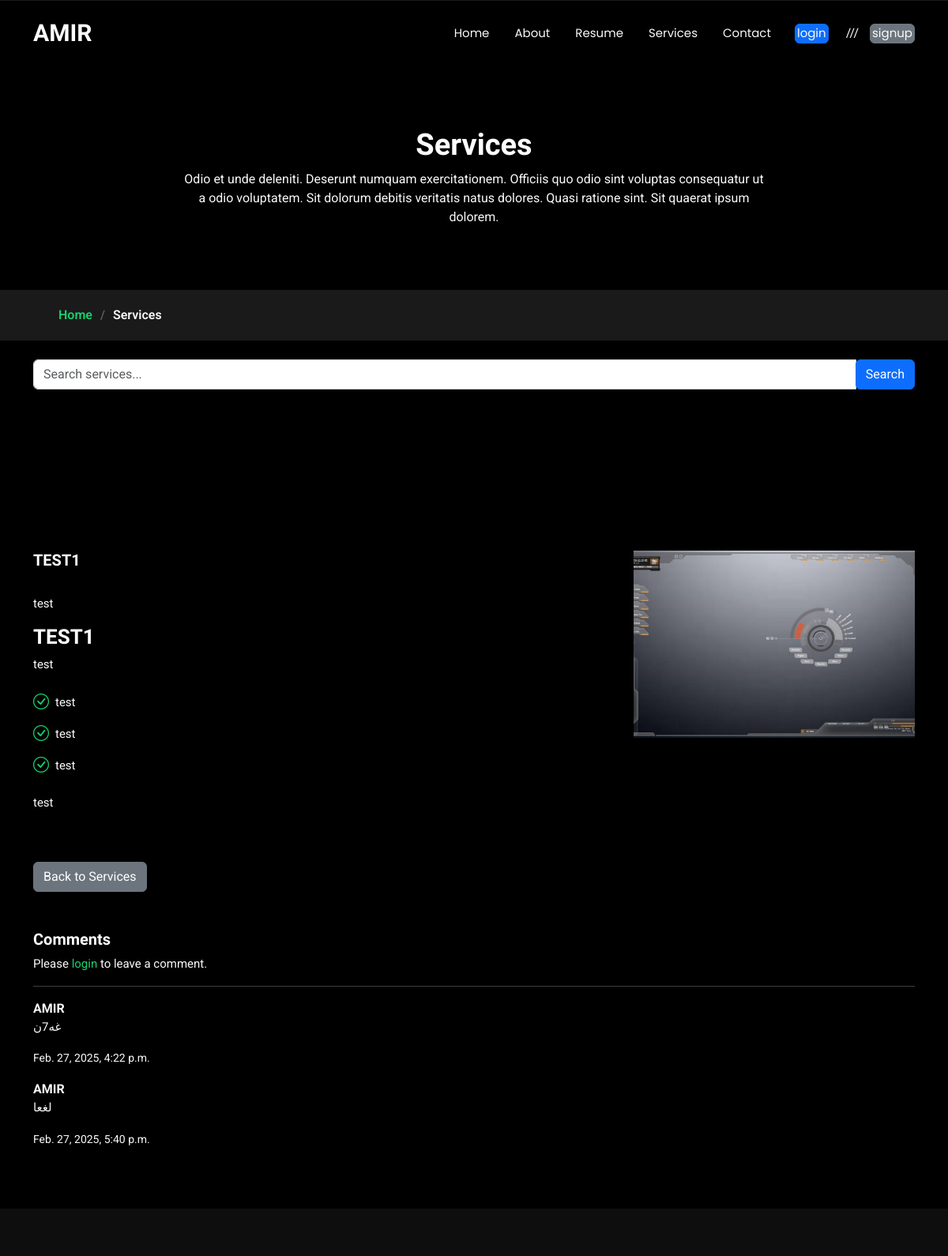
The page /service_details/7/ on the database as committed earlier.
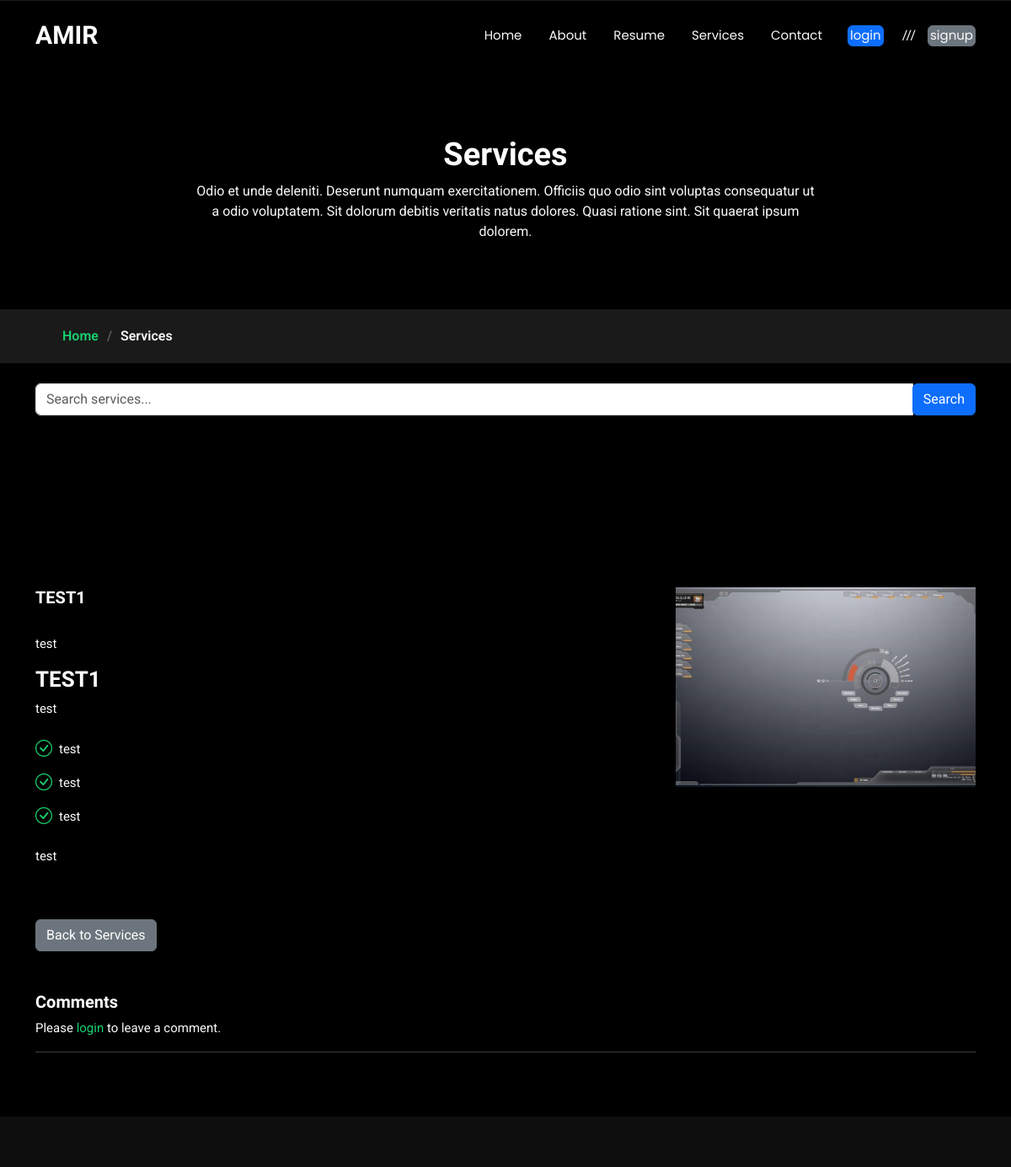
The same page on the database as committed later.
### root/models.py (models this page shows, shortened)
class Service(models.Model):
    name = models.CharField(max_length=100)
    scheduled = models.DateTimeField(default=timezone.now)
    content = models.TextField(default="test")
    name_servise = models.CharField(max_length=100, default="Default Service")
    about_content = models.TextField(default="test")
    image = models.ImageField(upload_to='services', default='services/default0.jpg')
    Edelectus_content_name = models.TextField(default="test")
    Edelectus_content_Description = models.TextField(default="test")
    Temporibus_content_name = models.TextField(default="test")
    Temporibus_content_Description = models.TextField(default="test")
    Feature_content = models.TextField(default="test")
    Description_content_name = models.TextField(default="test")
    Description_content_Description = models.TextField(default="test")
    status = models.BooleanField(default=False)
    created_at = models.DateTimeField(auto_now_add=True)
    updated_at = models.DateTimeField(auto_now=True)
    class Meta:
        ordering = ('created_at',)

class ServiceComment(models.Model):
    service = models.ForeignKey(Service, on_delete=models.CASCADE, related_name='comments')
    user = models.ForeignKey(User, on_delete=models.CASCADE)
    comment = models.TextField()
    created_at = models.DateTimeField(auto_now_add=True)

### root/views.py (the view)
# urls.py: path('service_details/', service_details, name='service_details'),
def service_details(request, service_id):
    service = get_object_or_404(Service, id=service_id)
    comments = ServiceComment.objects.filter(service=service)
    if request.method == 'POST' and request.user.is_authenticated:
        if 'delete_comment' in request.POST:
            comment_id = request.POST.get('comment_id')
            comment = get_object_or_404(ServiceComment, id=comment_id, user=request.user)
            comment.delete()
            return redirect('root:service_details', service_id=service.id)
        elif 'edit_comment' in request.POST:
            comment_id = request.POST.get('comment_id')
            comment = get_object_or_404(ServiceComment, id=comment_id, user=request.user)
            form = EditCommentForm(request.POST, instance=comment)
            if form.is_valid():
                form.save()
                return redirect('root:service_details', service_id=service.id)
        else:
            form = ServiceCommentForm(request.POST)
            if form.is_valid():
                comment = form.save(commit=False)
                comment.service = service
                comment.user = request.user
                comment.save()
                return redirect('root:service_details', service_id=service.id)
    else:
        form = ServiceCommentForm()
    return render(request, 'root/services.html', {
        'service': service,
        'comments': comments,
        'form': form,
    })

### root/forms.py
class ServiceCommentForm(forms.ModelForm):
    class Meta:
        model = ServiceComment
        fields = ['comment']
        widgets = {
            'comment': forms.Textarea(attrs={'class': 'form-control', 'placeholder': 'Your comment...'}),
        }

### templates/root/services.html (shortened to what this page needs)
{% extends "base.html" %}
{% load static %}
{% block 'content' %}<!DOCTYPE html>
  <main class="main">
    <div class="page-title" data-aos="fade">
      <div class="heading">
        <div class="container">
          <div class="row d-flex justify-content-center text-center">
            <div class="col-lg-8">
              <h1>Services</h1>
              <p class="mb-0">Odio et unde deleniti. Deserunt numquam exercitationem. Officiis quo odio sint voluptas consequatur ut a odio voluptatem. Sit dolorum debitis veritatis natus dolores. Quasi ratione sint. Sit quaerat ipsum dolorem.</p>
            </div>
          </div>
        </div>
      </div>
      <nav class="breadcrumbs">
        <div class="container">
          <ol>
            <li><a href="{% url 'root:home' %}">Home</a></li>
            <li class="current">Services</li>
          </ol>
        </div>
      </nav>
    </div>
    <div class="search-bar container my-4">
      <form method="GET">
        <div class="input-group">
          <input type="text" name="q" class="form-control" placeholder="Search services..." aria-label="Search services" value="{{ request.GET.q|default_if_none:'' }}">
          <div class="input-group-append">
            <button class="btn btn-primary" type="submit">Search</button>
          </div>
        </div>
      </form>
    </div>
    <section id="services" class="services section">
    </section>
    {% if service %}
    <section id="service-details" class="service-details section">
      <div class="container">
        <div class="row gy-4">
          <div class="col-lg-8" data-aos="fade-up" data-aos-delay="100">
            <div class="d-flex justify-content-between align-items-center mb-4">
              <h4 id="service-title">{{ service.name }}</h4>
            </div>
            <p id="service-description">{{ service.about_content }}</p>
            <h3 id="service-heading">{{ service.name }}</h3>
            <p id="service-content">{{ service.content }}</p>
            <ul id="service-features">
              <li><i class="bi bi-check-circle"></i> <span>{{ service.Edelectus_content_name }}</span></li>
              <li><i class="bi bi-check-circle"></i> <span>{{ service.Temporibus_content_name }}</span></li>
              <li><i class="bi bi-check-circle"></i> <span>{{ service.Feature_content }}</span></li>
            </ul>
            <p id="service-additional-info">
              {{ service.Description_content_Description }}
            </p>
            <br><br>
            <a href="{% url 'root:services' %}" class="btn btn-secondary">Back to Services</a>
          </div>
          <div class="col-lg-4" data-aos="fade-up" data-aos-delay="200">
            <img id="service-image" src="{{ service.image.url }}" alt="" class="img-fluid services-img">
          </div>
        </div>
        <div class="row mt-5">
          <div class="col-lg-12">
            <h4>Comments</h4>
            {% if request.user.is_authenticated %}
              <form method="post" action="{% url 'root:service_details' service.id %}">
                {% csrf_token %}
                <textarea name="comment" class="form-control" placeholder="Your comment..."></textarea>
                <button type="submit" class="btn btn-primary mt-2">Submit Comment</button>
              </form>
            {% else %}
              <p>Please <a href="{% url 'root:login' %}">login</a> to leave a comment.</p>
            {% endif %}
            <hr>
            {% for comment in comments %}
              <div class="comment mb-3">
                <strong>{{ comment.user.username }}</strong>
                <p>{{ comment.comment }}</p>
                <small>{{ comment.created_at }}</small>
              </div>
            {% endfor %}
          </div>
        </div>
      </div>
    </section>
    {% endif %}
  </main>
{% endblock 'content' %}

### templates/base.html (shortened to what this page needs)
{% load static %}
<!DOCTYPE html>
<html lang="en">
<head>
  <link href="{% static 'assets/vendor/bootstrap/css/bootstrap.min.css' %}" rel="stylesheet">
  <link href="{% static 'assets/vendor/bootstrap-icons/bootstrap-icons.css' %}" rel="stylesheet">
  <link href="{% static 'assets/vendor/aos/aos.css' %}" rel="stylesheet">
  <link href="{% static 'assets/vendor/swiper/swiper-bundle.min.css' %}" rel="stylesheet">
  <link href="{% static 'assets/vendor/glightbox/css/glightbox.min.css' %}" rel="stylesheet">
  <link href="{% static 'assets/css/main.css' %}" rel="stylesheet">
</head>
<body class="index-page">
  <header id="header" class="header d-flex align-items-center fixed-top">
    <div class="container-fluid container-xl position-relative d-flex align-items-center justify-content-between">
      <a href="{% url 'root:home' %}" class="logo d-flex align-items-center">
        <h1 class="sitename">AMIR</h1>
      </a>
      <nav id="navmenu" class="navmenu">
        <ul>
          <li><a href="{% url 'root:home' %}" class="{% if active_page == 'home' %}active{% endif %}">Home</a></li>
          <li><a href="{% url 'root:about' %}" class="{% if active_page == 'about' %}active{% endif %}">About</a></li>
          <li><a href="{% url 'root:resume' %}" class="{% if active_page == 'resume' %}active{% endif %}">Resume</a></li>
          <li><a href="{% url 'root:services' %}" class="{% if active_page == 'services' %}active{% endif %}">Services</a></li>
          <li><a href="{% url 'root:contact' %}" class="{% if active_page == 'contact' %}active{% endif %}">Contact</a></li>
          {% if user.is_authenticated %}
            <a href="{% url 'root:Change' %}" class="nav-link text-center">
              <img src="{% if user.userprofile.image %}{{ user.userprofile.image.url }}{% else %}/media/profile_pics/default.jpg{% endif %}"
                   alt="Profile Icon" class="profile-icon">
                   <span>( welcome to، {{ user.first_name}} )</span>
          </a>
          <style>
              .profile-icon {
                  width: 50px; /* تنظیم اندازه آیکون */
                  height: 50px;
                  border-radius: 50%; /* تبدیل به دایره */
                  object-fit: cover; /* برش منظم تصویر */
                  border: 2px solid #fff; /* حاشیه دور تصویر */
                  display: block; /* وسط‌چین شدن تصویر */
                  margin: 0 auto;
              }
              .nav-link {
                  display: flex;
                  flex-direction: column;
                  align-items: center;
                  text-decoration: none;
                  color: black;
              }
          </style>
          <span class="separator">ㅤ</span>
              <a href="{% url 'root:logout' %}" class="btn btn-secondary">logout</a>
            </li>
          {% else %}
            <li>
              <a href="{% url 'root:login' %}" class="btn btn-primary me-2">login</a>
            </li>
            <span class="separator">///</span>
            <li>
              <a href="{% url 'root:signup' %}" class="btn btn-secondary">signup</a>
            </li>
          {% endif %}
        </ul>
      </nav>
    </div>
  </header>
{% block 'content' %}
{% endblock 'content' %}
  <footer id="footer" class="footer dark-background">
  </footer>
</body>
</html>

### static/assets/css/main.css (style rules this page uses)
:root { --default-font: "Roboto", system-ui, -apple-system, "Segoe UI", Roboto, "Helvetica Neue", Arial, "Noto Sans", "Liberation Sans", sans-serif, "Apple Color Emoji", "Segoe UI Emoji", "Segoe UI Symbol", "Noto Color Emoji"; --heading-font: "Raleway", sans-serif; --nav-font: "Poppins", sans-serif; }
:root { --background-color: #000000; --default-color: #fafafa; --heading-color: #ffffff; --accent-color: #18d26e; --surface-color: #1a1a1a; --contrast-color: #000000; }
:root { --nav-color: #fafafa; --nav-hover-color: #18d26e; --nav-mobile-background-color: #1a1a1a; --nav-dropdown-background-color: #1a1a1a; --nav-dropdown-color: #fafafa; --nav-dropdown-hover-color: #18d26e; }
.dark-background { --background-color: rgba(15, 15, 15, 0.975); --default-color: #ffffff; --heading-color: #ffffff; --surface-color: #292929f9; --contrast-color: #000000; }
:root { scroll-behavior: smooth; }
body { color: var(--default-color); background-color: var(--background-color); font-family: var(--default-font); }
a { color: var(--accent-color); text-decoration: none; transition: 0.3s; }
h1, h2, h3, h4, h5, h6 { color: var(--heading-color); font-family: var(--heading-font); }
.header { --background-color: rgba(0, 0, 0, 0); color: var(--default-color); background-color: var(--background-color); padding: 15px 0; transition: all 0.5s; z-index: 997; }
.header .logo { line-height: 1; }
.header .logo h1 { font-size: 30px; margin: 0; font-weight: 700; color: var(--heading-color); }
@media (min-width: 1200px) { .navmenu { padding: 0; } }
@media (min-width: 1200px) { .navmenu ul { margin: 0; padding: 0; display: flex; list-style: none; align-items: center; } }
@media (min-width: 1200px) { .navmenu li { position: relative; } }
@media (min-width: 1200px) { .navmenu>ul>li { white-space: nowrap; padding: 15px 14px; } }
@media (min-width: 1200px) { .navmenu>ul>li:last-child { padding-right: 0; } }
@media (min-width: 1200px) { .navmenu a, .navmenu a:focus { color: var(--nav-color); font-size: 15px; padding: 0 2px; font-family: var(--nav-font); font-weight: 400; display: flex; align-items: center; justify-content: space-between; white-space: nowrap; transition: 0.3s; position: relative; } }
@media (min-width: 1200px) { .navmenu>ul>li>a:before { content: ""; position: absolute; height: 2px; bottom: -6px; left: 0; background-color: var(--nav-hover-color); visibility: hidden; width: 0px; transition: all 0.3s ease-in-out 0s; } }
.footer { color: var(--default-color); background-color: var(--background-color); font-size: 14px; text-align: center; padding: 30px 0; position: relative; }
.page-title { color: var(--default-color); background-color: var(--background-color); position: relative; }
.page-title .heading { padding: 160px 0 80px 0; border-top: 1px solid color-mix(in srgb, var(--default-color), transparent 90%); }
.page-title .heading h1 { font-size: 38px; font-weight: 700; }
.page-title nav { background-color: color-mix(in srgb, var(--default-color), transparent 90%); padding: 20px 0; }
.page-title nav ol { display: flex; flex-wrap: wrap; list-style: none; margin: 0; font-size: 16px; font-weight: 600; }
.page-title nav ol li+li { padding-left: 10px; }
.page-title nav ol li+li::before { content: "/"; display: inline-block; padding-right: 10px; color: color-mix(in srgb, var(--default-color), transparent 70%); }
section, .section { color: var(--default-color); background-color: var(--background-color); padding: 60px 0; scroll-margin-top: 100px; overflow: clip; }
.service-details .services-img { margin-bottom: 20px; }
.service-details h3 { font-size: 26px; font-weight: 700; }
.service-details h4 { font-size: 20px; font-weight: 700; }
.service-details p { font-size: 15px; }
.service-details ul { list-style: none; padding: 0; font-size: 15px; }
.service-details ul li { padding: 5px 0; display: flex; align-items: center; }
.service-details ul i { font-size: 20px; margin-right: 8px; color: var(--accent-color); }

Rows that differ between the two databases and show on the page:
removed ServiceComment: user.username "AMIR", comment "غه7ن", created_at "Feb. 27, 2025, 4:22 p.m."
removed ServiceComment: user.username "AMIR", comment "لغعا", created_at "Feb. 27, 2025, 5:40 p.m."
